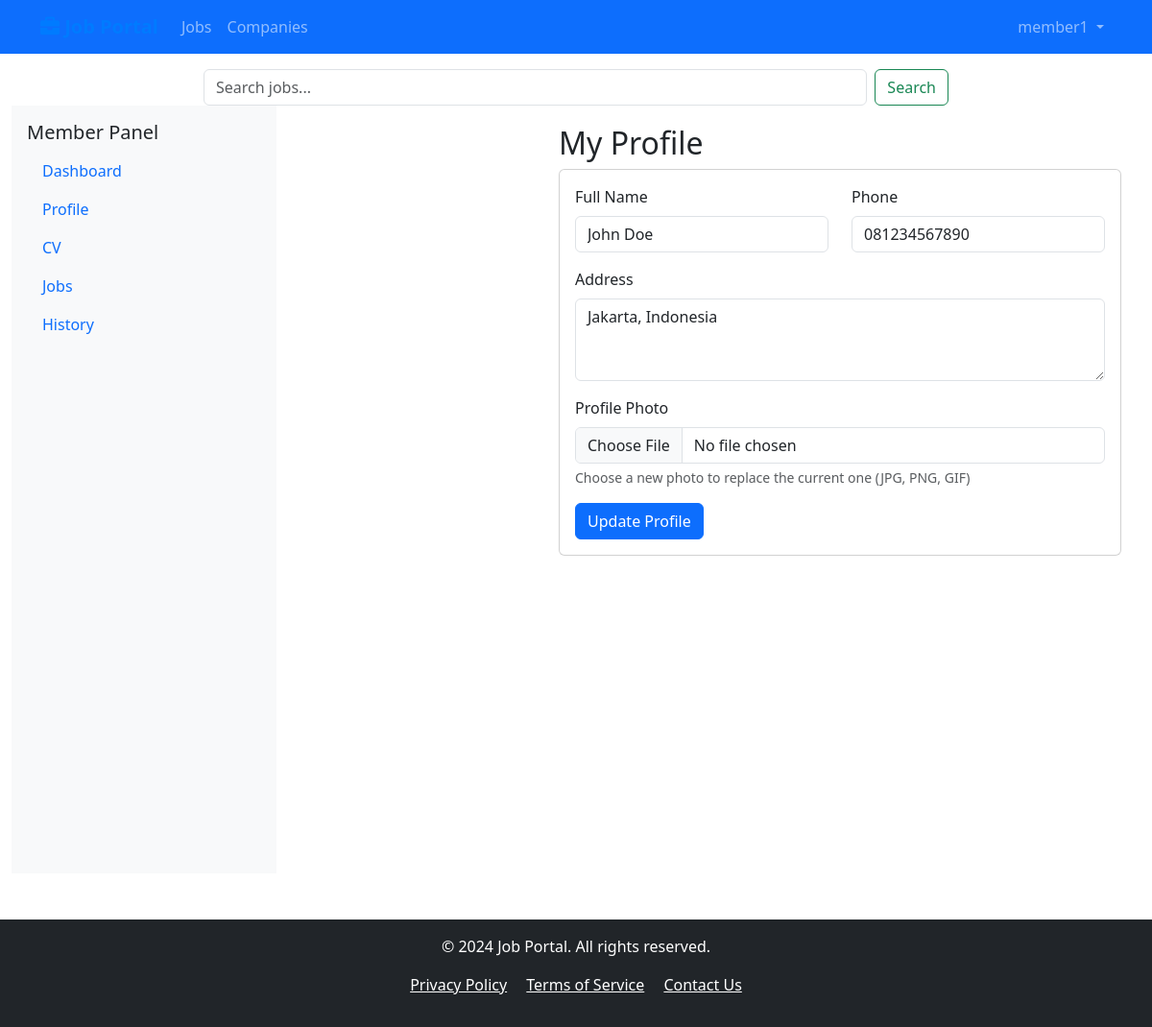
/pages/member/profile.php (signed in), run on the app's committed database.
### tables this page shows
CREATE TABLE `member_profiles` (
  `id` int NOT NULL AUTO_INCREMENT,
  `user_id` int NOT NULL,
  `full_name` varchar(100) DEFAULT NULL,
  `phone` varchar(20) DEFAULT NULL,
  `address` text,
  `profile_photo` varchar(255) DEFAULT NULL,
  `cv_file` varchar(255) DEFAULT NULL,
  PRIMARY KEY (`id`),
  KEY `user_id` (`user_id`),
  CONSTRAINT `member_profiles_ibfk_1` FOREIGN KEY (`user_id`) REFERENCES `users` (`id`) ON DELETE CASCADE
);

### pages/member/profile.php (the view, shortened to what this page needs)
<?php
require_once '../../templates/header.php';
require_once '../../templates/nav.php';
$db = new Database();
$conn = $db->getConnection();
$user_id = isset($_SESSION['user_id']) ? $_SESSION['user_id'] : 0;
$query = "SELECT * FROM member_profiles WHERE user_id = $user_id ORDER BY id DESC";
$result = $conn->query($query);
$profile = $result->fetch(PDO::FETCH_ASSOC);
?>
<div class="container-fluid">
    <div class="row">
        <div class="col-md-3">
            <div class="sidebar p-3">
                <h5>Member Panel</h5>
                <ul class="nav flex-column">
                    <li class="nav-item">
                        <a class="nav-link" href="dashboard.php">Dashboard</a>
                    </li>
                    <li class="nav-item">
                        <a class="nav-link active" href="profile.php">Profile</a>
                    </li>
                    <li class="nav-item">
                        <a class="nav-link" href="cv.php">CV</a>
                    </li>
                    <li class="nav-item">
                        <a class="nav-link" href="jobs.php">Jobs</a>
                    </li>
                    <li class="nav-item">
                        <a class="nav-link" href="history.php">History</a>
                    </li>
                </ul>
            </div>
        </div>
        <div class="col-md-9">
            <div class="main-content">
                <h2>My Profile</h2>
                <div class="card">
                    <div class="card-body">
                        <form method="POST" enctype="multipart/form-data">
                            <div class="row">
                                <div class="col-md-6">
                                    <div class="mb-3">
                                        <label for="full_name" class="form-label">Full Name</label>
                                        <input type="text" class="form-control" id="full_name" name="full_name"
                                               value="<?php echo isset($profile['full_name']) ? $profile['full_name'] : ''; ?>">
                                    </div>
                                </div>
                                <div class="col-md-6">
                                    <div class="mb-3">
                                        <label for="phone" class="form-label">Phone</label>
                                        <input type="text" class="form-control" id="phone" name="phone"
                                               value="<?php echo isset($profile['phone']) ? $profile['phone'] : ''; ?>">
                                    </div>
                                </div>
                            </div>
                            <div class="mb-3">
                                <label for="address" class="form-label">Address</label>
                                <textarea class="form-control" id="address" name="address" rows="3"><?php echo isset($profile['address']) ? $profile['address'] : ''; ?></textarea>
                            </div>
                            <div class="mb-3">
                                <label for="profile_photo" class="form-label">Profile Photo</label>
                                <input type="file" class="form-control" id="profile_photo" name="profile_photo" accept="image/*">
                                <div class="form-text">Choose a new photo to replace the current one (JPG, PNG, GIF)</div>
                            </div>
                            <button type="submit" class="btn btn-primary">Update Profile</button>
                        </form>
                    </div>
                </div>
            </div>
        </div>
    </div>
</div>
<?php require_once '../../templates/footer.php'; ?>

### templates/header.php (style rules this page uses)
.sidebar { min-height: 100vh; background-color: #f8f9fa; }
.main-content { margin-left: 250px; padding: 20px; }

### data on the page
member_profiles: full_name "John Doe", phone "081234567890", address "Jakarta, Indonesia"

### other printed values
$_SESSION['username'] "member1"
